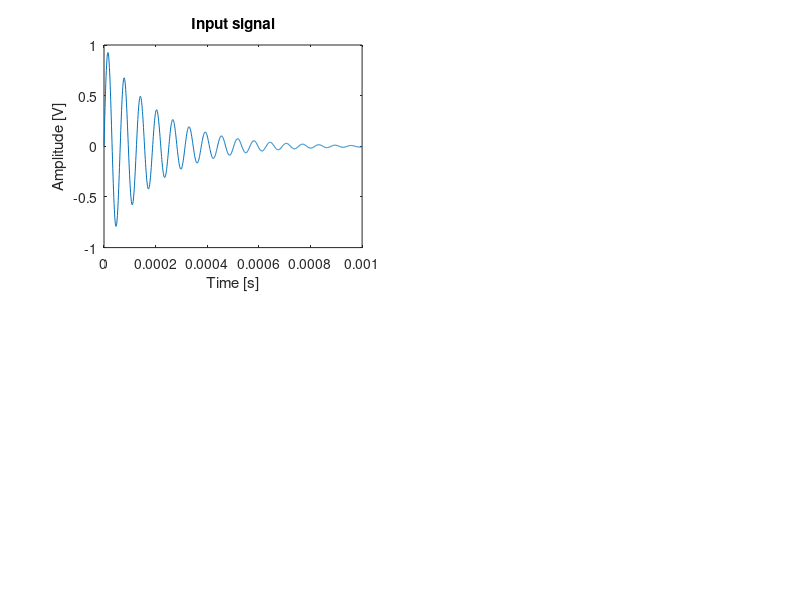

Write MATLAB code to recreate this figure. (Note: this script raises an error after producing the figure.)
%----------- Parameters -----------%

L = 2e-4;                   % [H]
C1 = 1e-6;                  % [F]
C2 = 1e-6;                  % [F]
R = 50;                     % [ohm]
T = 1e-6;                   % Sampling rate [s]

w = 1e5;
input = @(x) exp(-w*x./20).*sin(w*x);     % Input function
t = [0:T:1e3*T];            % Timevector for simulation
u = input(t);               % Inputvector

Q_e_A = eye(3)*1e-4;          % Process noise covariance
R_e_A = 1*1e-1;               % Measurement noise covariance

%Q_e_B = eye(3)*2e-4;          % Process noise covariance
R_e_B = 2*1e-1;               % Measurement noise covariance


%----------- Discrete time state space representation -----------%

% Continuous time matrices
A_bar = [0,0,-1/L;0,-R/C1,R/C1;1/C2,R/C2,-R/C2];    
B_bar = [1/L;0;0];
C = [0,0,1];
D = 0;

sys = ss(A_bar,B_bar,C,D);

% Discrete time matrices
A = expm(A_bar*T);
%syms tau
%B = int(expm(A*(T-tau))*B_bar,0,T);
%B = 1e-6 * B_bar
B = inv(A_bar)*(A-ones(3))*B_bar;

% Convert to discrete time matrices
sysd = c2d(sys,T);

%----------- Computation -----------%

subplot(2,2,1)
plot(t,u)
xlabel('Time [s]');
ylabel('Amplitude [V]');
title('Input signal');

[x_noise_A,y_measured_A] = noisy_model(sysd,R_e_A,Q_e_A,t,u);
[x_noise_B,y_measured_B] = noisy_model(sysd,R_e_B,Q_e_B,t,u);

%----------- Pre-KF sensor fusion -----------%

%Q_e = 1./sqrt(1./Q_e_A + 1./Q_e_B);
R_e = 1./sqrt(1./R_e_A + 1./R_e_B);

% compute weighting
wQA = inv(Q_e_A^2);
wQB = inv(Q_e_B^2);

wRA = inv(R_e_A^2);
wRB = inv(R_e_B^2);

x_noise = wQA(1) .* x_noise_A + wQB(1) .* x_noise_B;
% (1) is hackish, only possible because wQA is a scalar
y_measured = wRA(1) .* y_measured_A + wRB(1) .* y_measured_B;

x_noise = x_noise / (wQA(1) + wQB(1));
y_measured = y_measured / (wRA(1) + wRB(1));

%--- back to computation

subplot(2,2,2)
plot(t,sysd.c*x_noise+sysd.d*u)
xlabel('Time [s]');
ylabel('Amplitude [V]');
title('Output signal');

subplot(2,2,3)
plot(t,y_measured)
xlabel('Time [s]');
ylabel('Amplitude [V]');
title('Measured output signal');

y_filtered = kalman_filter(sysd,R_e,Q_e,u,y_measured);
subplot(2,2,4)
plot(t,y_filtered)
xlabel('Time [s]');
ylabel('Amplitude [V]');
title('Filtered output signal');

[x_true_B,y_true] = true_model(sysd,t,u);
norm(y_filtered-y_true)
